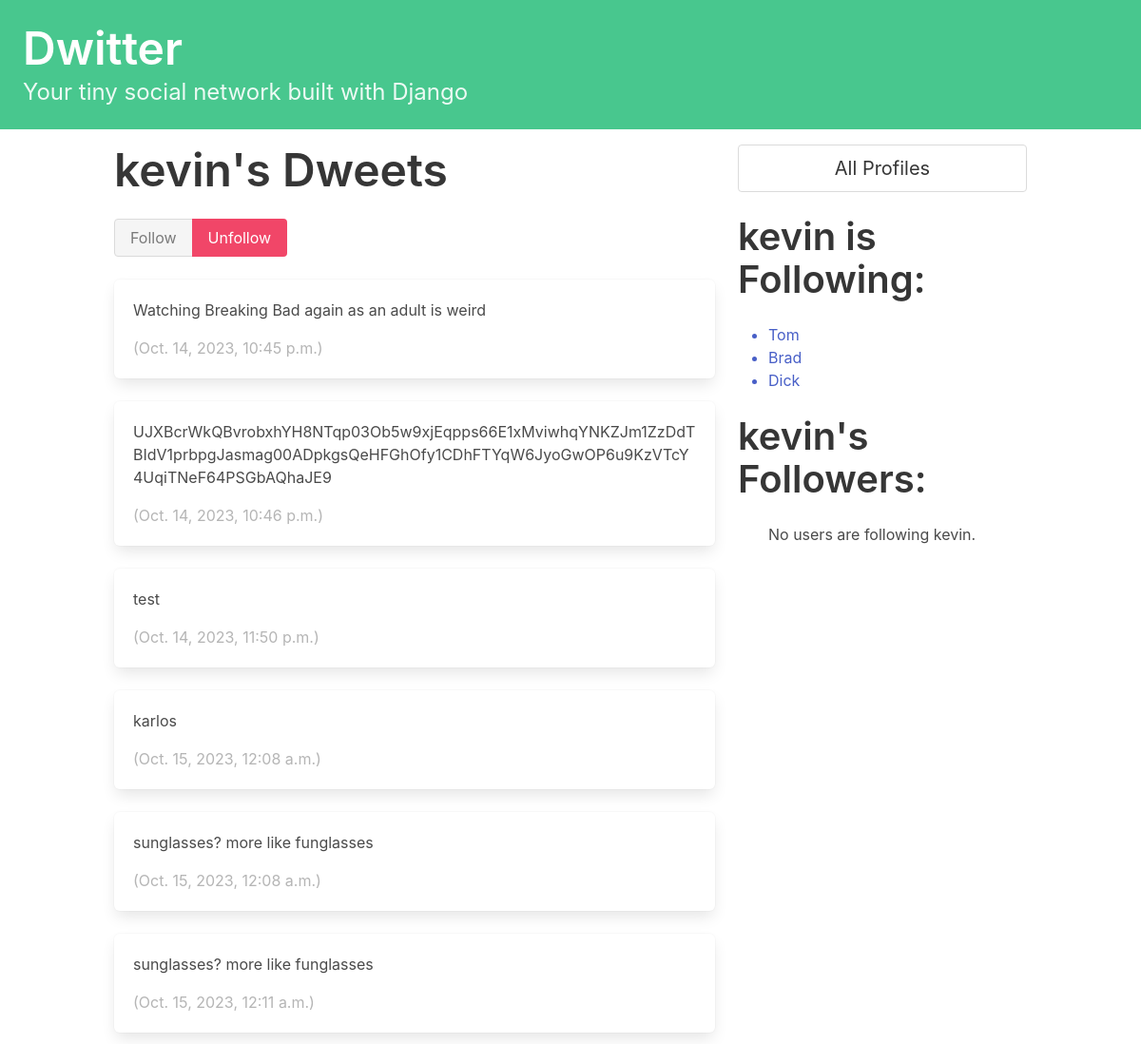
The page /profile/1 (signed in) on the database as committed earlier.
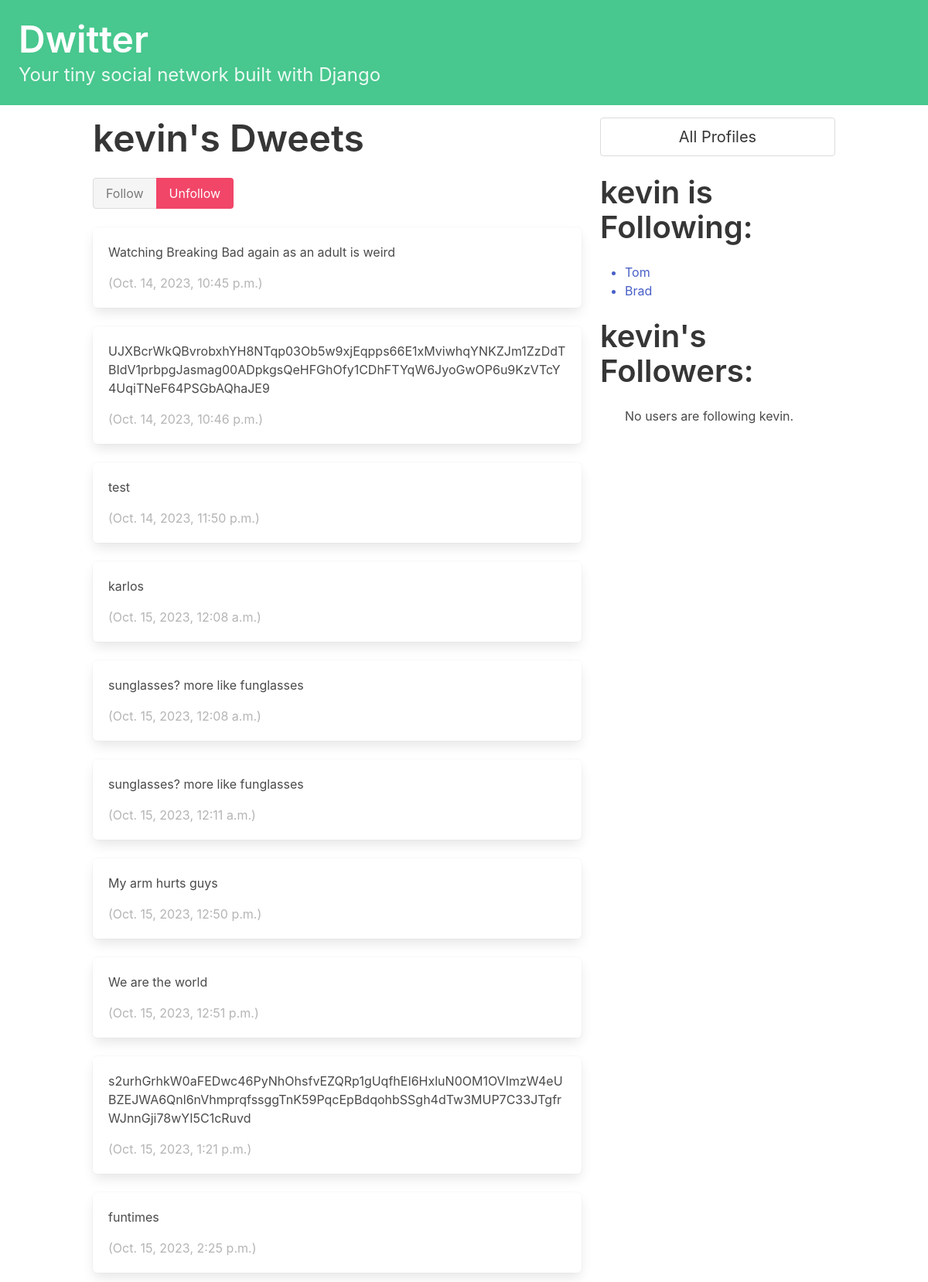
The same page on the database as committed later.
### dwitter/models.py (models this page shows, shortened)
class Dweet(models.Model):
    user = models.ForeignKey(
        User, related_name="dweets", on_delete=models.DO_NOTHING
    )
    body = models.CharField(max_length=140)
    created_at = models.DateTimeField(auto_now_add=True)

class Profile(models.Model):
    user = models.OneToOneField(User, on_delete=models.CASCADE)
    follows = models.ManyToManyField(
        "self",
        related_name="followed_by",
        symmetrical=False,
        blank=True
    )
    def __str__(self):
        return self.user.username

### dwitter/views.py (the view, shortened to what this page needs)
# urls.py: path("profile/<int:pk>", profile, name="profile"),
def profile(request, pk):
    if not hasattr(request.user, 'profile'):
        missing_profile = Profile(user=request.user)
        missing_profile.save()
    profile = Profile.objects.get(pk=pk)
    return render(request, "dwitter/profile.html", {"profile": profile, "following_excluding_self": profile.follows.exclude(user=profile.user), "followers_excluding_self": profile.followed_by.exclude(user=profile.user)})

### dwitter/templates/dwitter/profile.html (shortened to what this page needs)
{% extends 'base.html' %}
{% block content %}
<div class="column is-two-thirds">
    <h1 class="title is-1">{{ profile.user.username}}'s Dweets</h1>
    <div class="block">
        <form method="post">
            <div class="buttons has-addons">
            {% if profile in user.profile.follows.all %}
                <button class="button is-success is-static">Follow</button>
                <button class="button is-danger" name="follow" value="unfollow">Unfollow</button>
            {% else %}
                <button class="button is-success" name="follow" value="follow">Follow</button>
                <button class="button is-danger is-static">Unfollow</button>
            {% endif %}
            </div>
        </form>
    </div>
    <div class="content" style="word-wrap: anywhere;">
        {% for dweet in profile.user.dweets.all %}
            <div class="box">
                <p>{{dweet.body}}</p>
                <p class="is-small has-text-grey-light">
                    ({{ dweet.created_at }})
                </p>
            </div>
        {% endfor %}
    </div>
</div>
<div class="column is-one-third">
    <div class="block">
        <a href="{% url 'dwitter:profile_list' %}">
            <button class="button is-medium is-fullwidth">All Profiles</button>
        </a>
    </div>
    <div class="block">
        <h2 class="title is-2">{{ profile.user.username}} is Following:</h2>
        <div class="content">
            <ul>
            {% if following_excluding_self.count > 0 %}
                {% for following in following_excluding_self %}
                <a href="{% url 'dwitter:profile' following.id %}">
                        <li>{{ following }}</li>
                    </a>
                {% endfor %}
            {% else %}
                <p>{{ profile.user.username}} isn't following anyone.</p>
            {% endif %}
            </ul>
        </div>
    </div>
    <div class="block">
        <h2 class="title is-2">{{ profile.user.username}}'s Followers:</h2>
        <div class="content">
            <ul>
            {% if followers_excluding_self.count > 0 %}
                {% for follower in followers_excluding_self %}
                    <a href="{% url 'dwitter:profile' follower.id %}">
                        <li>{{ follower }}</li>
                    </a>
                {% endfor %}
            {% else %}
                <p>No users are following {{ profile.user.username}}.</p>
            {% endif %}
            </ul>
        </div>
    </div>
</div>
{% endblock content %}

Rows that differ between the two databases and show on the page:
no longer on this page (row unchanged): Profile: user.username "Dick"
added Dweet: body "My arm hurts guys", created_at "Oct. 15, 2023, 12:50 p.m."
added Dweet: body "We are the world", created_at "Oct. 15, 2023, 12:51 p.m."
added Dweet: body "s2urhGrhkW0aFEDwc46PyNhOhsfvEZQRp1gUqfhEI6HxluN0OM1OVImzW4eUBZEJWA6Qnl6nVhmprqfssggTnK59PqcEpBdqohbSSgh4dTw3MUP7C33JTgfrWJnnGji78wYI5C1cRuvd", created_at "Oct. 15, 2023, 1:21 p.m."
added Dweet: body "funtimes", created_at "Oct. 15, 2023, 2:25 p.m."
